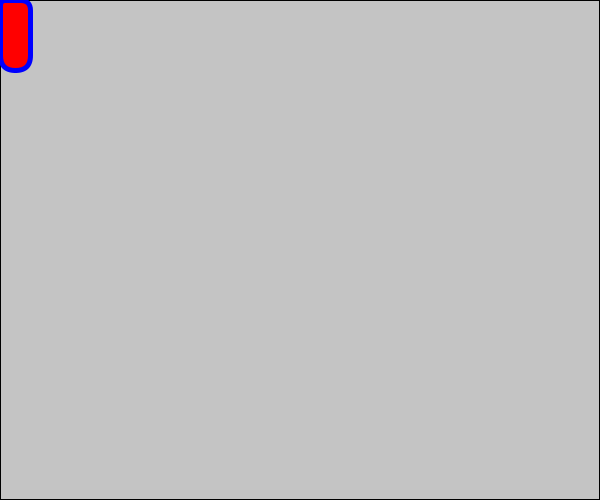
Frame 1 (no input)
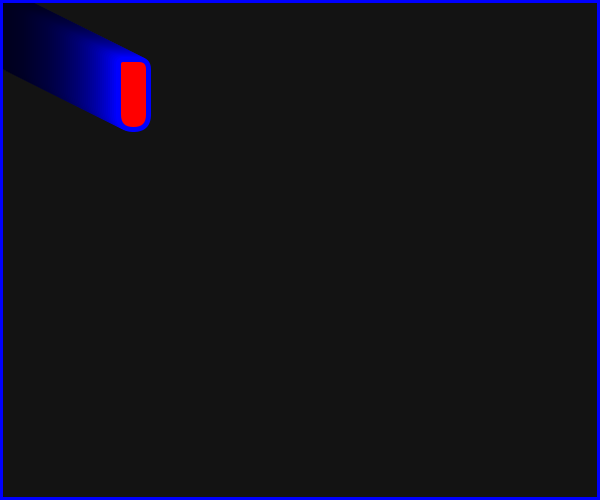
Frame 60 (the mouse pressed at the canvas centre just before this capture)
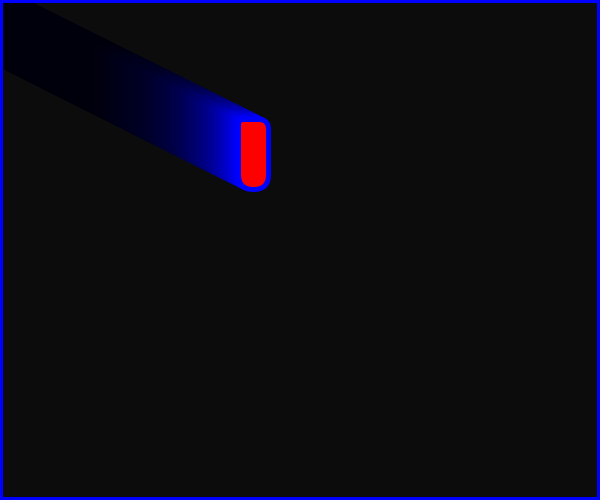
Frame 120 (the mouse held since frame 60 and released just before this capture)

The Processing sketch that drew these frames (run headless with seeded random() and noise(); from frame 60 on, the mouse is pressed at the canvas centre):

// Processing sketch: s01_animation
// ── s01_animation.pde
void setup() {
  size(600,500);
  //frameRate(1);
}

int x = 0, y = 0;
int dx = 2, dy = 1;
// int is 32 bit  +/- 31 bit = 2.1 billion
void draw() {
  fill(0,0,0,10);
  rect(0,0, width-1,height-1);
  fill(255,0,0);
  stroke(0,0,255);
  strokeWeight(5);
  rect(x,y, 30, 70, 5, 10, 20, 30);
  x = x + dx; // x++;  x += 1; ++x;
  y += dy;
  if (x >= width - 30 || x < 0) {
    dx = -dx;
  }
  if (y >= height - 70 || y < 0) {
    dy = -dy;
  }
  /*
  if (x < 0) {
    dx = -dx;
  }*/
}

void mousePressed() {
  ellipse(mouseX, mouseY, 50,50);  
}
